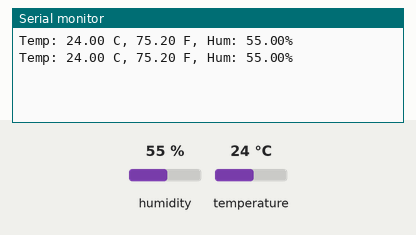
The sketch below on a simulated Arduino Uno, built with avr-gcc and run on an emulated ATmega328P. On the bench: the last lines printed to the serial monitor. The test bench sets the inputs (shaded band); at power-on: humidity 55 %, temperature 24 °C.

Above: at 4.8 s.
4.9 s: humidity set to 22 %
At 6.5 s:
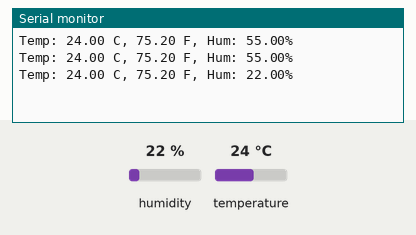
7.9 s: temperature set to 12 °C
At 8.9 s:
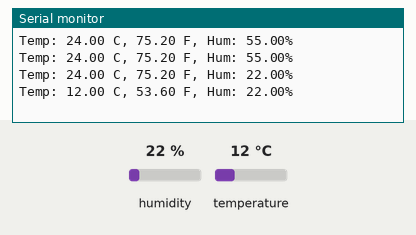
10.9 s: humidity set to 40 %
At 12.6 s:
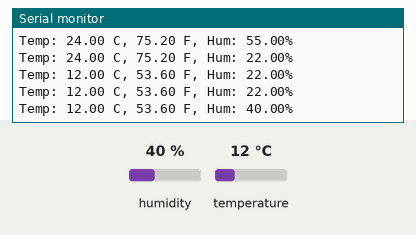
Timing chart, 0 to 14.1 s (numbered marks = the images above; inputs shaded):
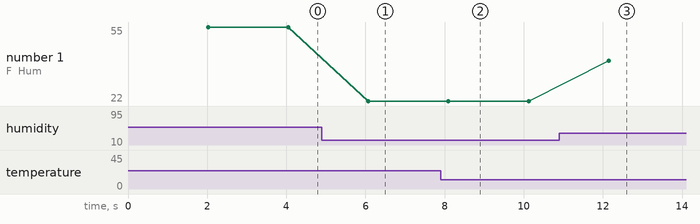

Measured:
- after the input at 4.9 s, the serial monitor: prints a new line after 1.2 s (image 1)
- after the input at 7.9 s, the serial monitor: prints a new line after 0.20 s (image 2)
- after the input at 10.9 s, the serial monitor: prints a new line after 1.2 s (image 3)
- plotted number 1: 55 → 22 after the input at 4.9 s, 22 → 40 after the input at 10.9 s

The sketch:

DHT11_code.ino
```cpp
#include "DHT.h"

#define DPIN 19       //Pin to connect DHT sensor (GPIO number)
#define DTYPE DHT11   // Define DHT 11 or DHT22 sensor type

DHT dht(DPIN,DTYPE);

void setup() {
  Serial.begin(115200);
  dht.begin();
}

void loop() {
  delay(2000);

  float tc = dht.readTemperature(false);  //Read temperature in C
  float tf = dht.readTemperature(true);   //Read Temperature in F
  float hu = dht.readHumidity();          //Read Humidity

  Serial.print("Temp: ");
  Serial.print(tc);
  Serial.print(" C, ");
  Serial.print(tf);
  Serial.print(" F, Hum: ");
  Serial.print(hu);
  Serial.println("%");
}
```
